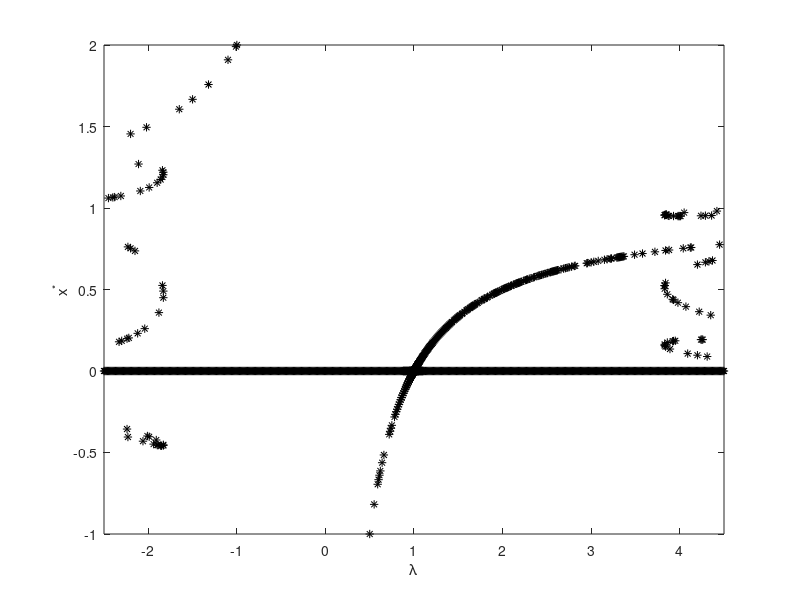

Here is the MATLAB script that generated this plot:
function logistic_period_two_numerical
xi = linspace(-1,2,10000);
for lambda = -2.5:.01:4.5
x = xi;
for j = 1:3
y = lambda.*x.*(1-x);
x = y;
endfor
i = find(abs(y-xi) < 1e-4);
plot(lambda,xi(i),'k*'), hold on
endfor
axis([-2.5 4.5 -1 2])
xlabel('\lambda')
ylabel('x^*')
%filename = sprintf("logistic_fixed_point_numerical.png")
%print(filename,'-dpng')
endfunction
